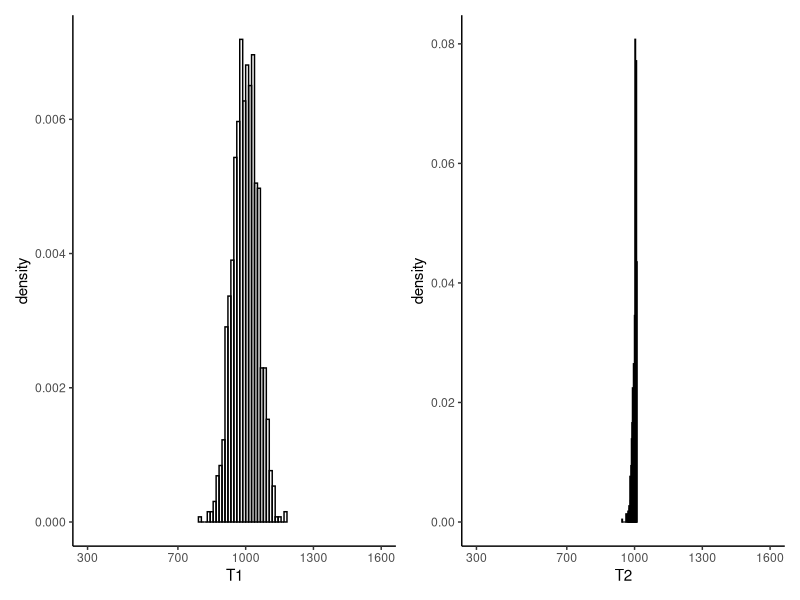

Source code (R):
## ---- chunk 1
library(tidyverse)
library(patchwork)
set.seed(432354675)
# Functions to compute the estimators
T1 <- function(x) 2 * mean(x) - 1
T2 <- function(x) ( (length(x) + 1)/length(x) ) * max(x) - 1

# Now, simulate in order to assess their bias.
# This goes as follows (try this yourself before looking):
# - Choose a true value of N, the parameter to be estimated
# - Draw a sample of size n from 1:N without replacement
# - Compute T1 and T2
# - Repeat this M times, and compare the average of T1 and T2 to N.
N <- 1000
n <- 100
M <- 1000 # One million simulations
# Run the simulations. Use the sample.int() function to generate from a DISCRETE
# uniform distribution
thesimulations <- list(
  T1 = numeric(M),
  T2 = numeric(M),
  T3 = numeric(M)
)
for (i in 1:M) {
  # Do the simulation
  # Sample from a discrete uniform (?sample.int):
  thesample <- sample.int(N,n,replace = FALSE)
  # Record the values of the two estimators:
  thesimulations$T1[i] <- T1(thesample)
  thesimulations$T2[i] <- T2(thesample)
}

# Evaluate the bias of T1 and T2:
mean(thesimulations$T1) - N
mean(thesimulations$T2) - N

## ---- chunk 2
# Recreate the plots in Figure 20.1:
leftplot <- tibble(T1 = thesimulations$T1) %>%
  ggplot(aes(x = T1)) +
  theme_classic() + 
  geom_histogram(aes(y = ..density..),bins = 30,colour = "black",fill = "transparent") +
  scale_x_continuous(breaks = c(300,700,1000,1300,1600)) +
  coord_cartesian(xlim = c(300,1600))

rightplot <- tibble(T2 = thesimulations$T2) %>%
  ggplot(aes(x = T2)) +
  theme_classic() + 
  geom_histogram(aes(y = ..density..),bins = 30,colour = "black",fill = "transparent") +
  scale_x_continuous(breaks = c(300,700,1000,1300,1600)) +
  coord_cartesian(xlim = c(300,1600))

leftplot | rightplot
## ---- chunk 3
var(thesimulations$T1)
var(thesimulations$T2)
## ---- chunk 4
T3 <- function(x) max(x)
mse <- function(x) var(x) + (mean(x) - N)^2

thesimulations$T3 <- numeric(M)
for (i in 1:M) {
  thesample <- sample.int(N,n)
  thesimulations$T3[i] <- T3(thesample)
}
## ---- chunk 5
mean(thesimulations$T1) - N
mean(thesimulations$T2) - N
mean(thesimulations$T3) - N
## ---- chunk 6
var(thesimulations$T1)
var(thesimulations$T2)
var(thesimulations$T3)
## ---- chunk 7
mse(thesimulations$T1)
mse(thesimulations$T2)
mse(thesimulations$T3)
